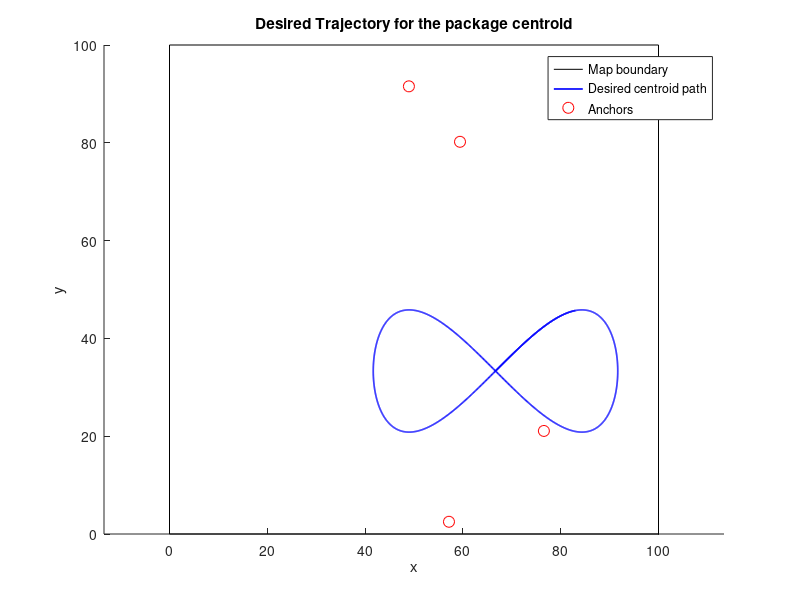

Write the MATLAB code that produced this figure. (Note: this script raises an error after producing the figure.)
%% Formation Control
% The objective of this script is to make the sworm of robot to follow a
% desired trajectory, maintaining a circle formation around the object to
% carry.
% We assume to know:
% -temporal law of the trajectory
% -robots already in the initial position perfectly around the object,
% pointing in the direction of the trajectory to follow.
% The robots have to estimate their position through an EKF algorithm that
% updates the predicted estimate with a measure of distance between the
% robots and some fixed anchors (whose positions are known). The
% orientation is treated separately, using a specific sensor.
clc; clear all; close all;

%% Simulation Parameters
Ts = 0.05;            % timestep
Tfinal = 70;           % total sim time (s)
K = round(Tfinal/Ts);
form_R = 3;           % formation radius around package centroid
%% Uncertainties
noise_std = 0.3; % [m] std on the distance measures with the anchors
sigma_theta = 0.02; % [RAD] std on the orientation measure 
Q = 0.1*eye(2); % process noise covariance (set to zero if no uncertainty on the model)

%% Building the environment (only inbound zone)
width = 100;
height = 100;
map.W = width;
map.H = height;
map.polygon = [0 0; map.W 0; map.W map.H; 0 map.H];

%% Anchors
Nanchors = 4;
anchors = zeros(Nanchors,2);
anchors(:,1) = map.W * rand(Nanchors,1);
anchors(:,2) = map.H * rand(Nanchors,1);

%% Initialization of package position (initial centroid)
Package.c(1) = map.W/1.5;
Package.c(2) = map.H/3;

%% Desired trajectory for the package (figure-eight path using Lissajous curve)
c_center = [Package.c(1); Package.c(2)];
traj_Amp = 25;                % trajectory amplitude
omega_traj = 0.1;             % angular frequency

for k = 1:K
    t = (k-1)*Ts;

    % Figure-eight trajectory (Lissajous curve)
    c_des(:,k) = c_center + [traj_Amp * sin(omega_traj * t);
                             traj_Amp * sin(2 * omega_traj * t) / 2];

    % Velocity (time derivative)
    c_des_dot(:,k) = [traj_Amp * omega_traj * cos(omega_traj * t);
                      traj_Amp * omega_traj * cos(2 * omega_traj * t)];

    % Orientation angle (continuous theta)
    if atan2(c_des_dot(2,k), c_des_dot(1,k)) >= 0
        theta_des(k) = atan2(c_des_dot(2,k), c_des_dot(1,k));
    else
        theta_des(k) = atan2(c_des_dot(2,k), c_des_dot(1,k)) + 2*pi;
    end
end


%% Plot desired trajectory and anchors (static)
fig = 0; %initialization for figure index
fig = fig+1;
figure(fig); clf; hold on; axis equal;
plot([0 map.W map.W 0 0],[0 0 map.H map.H 0],'k-'); % outline
plot(c_des(1,:),c_des(2,:),'b-','LineWidth',1.2);
plot(anchors(:,1),anchors(:,2),'ro','MarkerFaceColor','w','MarkerSize',8)
title('Desired Trajectory for the package centroid');
xlabel('x'); ylabel('y');
legend('Map boundary','Desired centroid path','Anchors');

% fig = fig+1;
% figure(fig);
% plot(linspace(1,Tfinal,length(theta_des)), theta_des(:)*180/pi);


%% Robots
Nrobots = 5;
Robots(Nrobots,1) = rob();
% Initial formation angles around the package
phi = linspace(0, 2*pi, Nrobots + 1); phi = phi(1:end-1);

%% Initial robot states (x,y,theta)
for i = 1:Nrobots
    Robots(i).id = i;
    Robots(i).x = zeros(3,1);
    Robots(i).x(1) = Package.c(1) + form_R * cos(phi(i)) + 0.2*randn(); % X
    Robots(i).x(2) = Package.c(2) + form_R * sin(phi(i)) + 0.2*randn(); % Y
    Robots(i).x(3) = theta_des(1); % heading
end

%% Initialisation for the estimation algorithm (recursive least square)
% We can't use EKF for the estimate's initialization (static situation)
for i = 1:Nrobots
    distances = sqrt(sum((anchors - [Robots(i).x(1), Robots(i).x(2)]).^2, 2));
    distances_noisy = distances + noise_std * randn(Nanchors, 1);

    [H,z,C] = trilateration(anchors, distances_noisy, 0.1);
    P = (H'*C^-1*H)^-1;
    x_ls = P*H'*C^-1*z;
    Robots(i).x_est(1) = x_ls(1);
    Robots(i).x_est(2) = x_ls(2);
    Robots(i).x_est(3) = Robots(i).x(3); % initial estimate on initial theta = exact initial theta
  
    P_values = [P, zeros(2, 1); zeros(1, 3)];
    P_values(3,3) = 0.1;
    Robots(i).P = P_values;
    
end

%% Initialisation for the control inputs
% initial zero control input
for i=1:Nrobots
    Robots(i).u = 0;
    Robots(i).omega = 0;
end

%% Controller gains and limits
k_rho   = 2.0;      % linear
k_alpha = 1.0;      % bearing
k_beta  = -1.0;     % final heading (must be negative)
v_max = 5.0;         % m/s
omega_max = 1.0;     % rad/s

%% Initialize figure for animation
fig = fig+1;
figure(fig); clf; hold on; axis equal;
plot([0 map.W map.W 0 0],[0 0 map.H map.H 0],'k-'); % outline
plot(anchors(:,1),anchors(:,2),'ro','MarkerFaceColor','w','MarkerSize',8)
h_des_path = plot(NaN,NaN,'b-'); % desired centroid path shown progressively
h_robots = gobjects(Nrobots,1);
for i=1:Nrobots
    h_robots(i) = plot(Robots(i).x(1), Robots(i).x(2), 'bo', 'MarkerFaceColor','w');
end
h_package = plot(Package.c(1), Package.c(2), 'ro', 'MarkerFaceColor','g', 'MarkerSize',8);
title('Robots following desired centroid while maintaining formation');
xlabel('x'); ylabel('y'); grid on;
legend('','Anchors','Desired Path','Robots','Package centroid','Location','bestoutside');

% define vector for actual package traj
act_traj = zeros(2,K);

%% Simulation loop
dt = Ts;
for k = 2:K
    % Current desired centroid and orientation
    % NB We make the hyp that these quantities are known
    cd = c_des(:,k);
    thd = theta_des(k);
    
    % For plotting desired path up to current time
    set(h_des_path,'XData',c_des(1,1:k),'YData',c_des(2,1:k));
    
    % For each robot compute desired formation position and control
    for i = 1:Nrobots
        % desired relative angle for this robot (rotate formation with theta_des)
        desired_theta = thd; %-> desired orientation of each robot is the same orientation of the package: to be revised!!
        desired_pos = cd + form_R * [cos(desired_theta + phi(i) - pi/2); sin(desired_theta + phi(i) - pi/2)];
        
        % Current robot state
        x_i = Robots(i).x(1);
        y_i = Robots(i).x(2);
        th_i = Robots(i).x(3);

        % Measure of distances wrt anchors and orientation
        distances = sqrt(sum((anchors - [Robots(i).x(1), Robots(i).x(2)]).^2, 2));
        distances_noisy = distances + noise_std * randn(Nanchors, 1);
        z_theta = th_i + sigma_theta*randn();

        % Estimation of position and orientation using EKF (based on the last control input)
        [Robots(i).x_est, Robots(i).P] = unicycle_ekf(Robots(i).x_est, Robots(i).P, Robots(i).u, Robots(i).omega, Ts, anchors, distances_noisy, noise_std, Q, sigma_theta, z_theta);
         % Compute (proportional) unicycle control to reach desired_pos and orientation aligned with theta_des
         % Choose type of controller:
         % 1) GPT proportional control
         % 2) Simple proportional controller

        % [Robots(i).u, Robots(i).omega] = unicycle_controller1(Robots(i).x_est, desired_pos, desired_theta, k_rho, k_alpha,k_beta, v_max, omega_max);
        [Robots(i).u, Robots(i).omega] = unicycle_controller1(Robots(i).x_est, cd, desired_theta, k_rho, k_alpha,k_beta, v_max, omega_max);
        
        % Integrate unicycle dynamics (simple Euler)
        x_i = x_i + Robots(i).u * cos(th_i) * dt;
        y_i = y_i + Robots(i).u * sin(th_i) * dt;
        th_i = wrapToPi(th_i + Robots(i).omega * dt);
        
        Robots(i).x = [x_i; y_i; th_i];
    end
    
    % Update package centroid as the mean of robot positions
    avg_state = mean(reshape([Robots.x],3,[])',1)'; % Avg robots state
    Package.c = avg_state(1:2); % Extract only the x and y components
    act_traj(:,k) = Package.c;
    
    % Update plotting
    for i=1:Nrobots
        set(h_robots(i),'XData',Robots(i).x(1),'YData',Robots(i).x(2));
    end
    set(h_package,'XData',Package.c(1),'YData',Package.c(2));
    
    drawnow limitrate nocallbacks;
end

% err_traj = sqrt((act_traj(1,:)-c_des(1,:)).^2+(act_traj(1,:)-c_des(2,:)).^2);
% fig = fig+1;
% figure(fig); hold on;
% plot(linspace(1,400,K),err_traj,'-')




%%  Controller function (proportional unicycle controller) ---

function [v, omega] = unicycle_controller1(state, p_des, th_des, ...
                                               k_rho, k_alpha, k_beta, ...
                                               v_max, omega_max)
% state : [x; y; theta]
% p_des : desired position [x; y]
% th_des: desired final heading
% gains : k_rho>0, k_alpha>0, k_beta<0 (with k_alpha > k_rho recommended)

    x = state(1); y = state(2); th = state(3);
    dx = p_des(1) - x;
    dy = p_des(2) - y;

    rho   = hypot(dx, dy);
    alpha = atan2(dy, dx) - th;         % bearing error
    alpha = atan2(sin(alpha), cos(alpha));
    beta  = th_des - th - alpha;        % heading-at-goal error
    beta  = atan2(sin(beta), cos(beta));

    % Core law (robust, Lyapunov-based)
    v     = k_rho  * rho * cos(alpha);
    omega = k_alpha* alpha + k_beta * beta;

    % Optional: slow down when turning hard (helps with noise / sharp corners)
    v = v / (1 + 0.5*abs(alpha));

    % Saturations
    v     = max(-v_max, min(v_max, v));
    omega = max(-omega_max, min(omega_max, omega));
end

function [v, omega] = unicycle_controller2(state, p_des, th_des, ...
                                               k_rho, k_alpha, k_beta, ...
                                               v_max, omega_max)
% state : [x; y; theta]
% p_des : desired position [x; y]
% th_des: desired final heading
% gains : k_rho>0, k_alpha>0 (with k_alpha > k_rho recommended)

    x = state(1); y = state(2); th = state(3);
    dx = p_des(1) - x;
    dy = p_des(2) - y;

    rho   = norm([dx, dy]);
    alpha = atan2(dy, dx) - th;         % bearing error
    alpha = atan2(sin(alpha), cos(alpha));

    % Core law (simple proportional)
    v     = k_rho  * rho;
    omega = k_alpha* alpha;
end

%% Function for angle conversion
function t = wrapToPi(t)
    t = atan2(sin(t), cos(t));
end

%% Extended Kalman filter
function [state_est, P_est] = unicycle_ekf( ...
    state, P, v, omega, dt, anchors, distances, noise_std, Q, sigma_theta, z_theta)
% state = [x; y; theta]
% P     = 3x3 covariance
% v, omega = control inputs (omega used for prediction only)
% dt = timestep
% anchors = Nx2 anchor positions
% distances = Nx1 measured ranges to anchors
% noise_std = std of individual range measurements (used by trilateration)
% Q = 3x3 process noise covariance
% sigma_theta = std of the orientation sensor (rad)
% z_theta = measured orientation (rad) from the orientation sensor

    % --- Prediction ---
    x = state(1);
    y = state(2);
    th = state(3);

    % Nonlinear motion model
    x_pred  = x + v*dt*cos(th);
    y_pred  = y + v*dt*sin(th);
    th_pred = th + omega*dt;

    state_pred = [x_pred; y_pred; th_pred];

    % Jacobian A = df/dx evaluated at current state
    A = [1, 0, -v*dt*sin(th);
         0, 1,  v*dt*cos(th);
         0, 0,  1];
    % Jacobian G (effect of disturbances on the model)
    G = [ dt*cos(th), 0; 
          dt*sin(th), 0;
                0      , dt ];
    % Predicted covariance
    P_pred = A * P * A' + G * Q * G';

    % --- Measurement (trilateration for x,y) ---
    % trilateration returns H_xy (m-1 x 2), z_tril ((m-1)x1), and C ((m-1)x(m-1))
    [H_xy, z_tril, C] = trilateration(anchors, distances, noise_std);

    % Number of pseudo-range equations
    m = size(H_xy,1);

    % Extend H to include theta state and add orientation measurement row
    H_pos_extended = [H_xy, zeros(m,1)];   % m x 3
    H_theta = [0, 0, 1];                   % 1 x 3

    % Stack H and z
    H = [H_pos_extended; H_theta];         % (m+1) x 3
    z_stack = [z_tril; z_theta];           % (m+1) x 1

    % Predicted measurement (h) for the stack:
    h_pos = H_xy * state_pred(1:2);        % m x 1
    h_theta = state_pred(3);               % 1 x 1
    h_stack = [h_pos; h_theta];            % (m+1) x 1

    % Innovation (measurement residual)
    y_innov = z_stack - h_stack;

    % Normalize angular innovation (last element) to [-pi,pi]
    y_innov(end) = atan2(sin(y_innov(end)), cos(y_innov(end)));

    % Measurement covariance (stacked): trilateration C and orientation sigma
    C_new = blkdiag(C, sigma_theta^2);         % (m+1) x (m+1)

    % Kalman gain
    S = H * P_pred * H' + C_new;
    K = P_pred * H' / S;

    % State update
    dx = K * y_innov;
    state_est = state_pred + dx;

    % Normalize estimated theta to [-pi,pi]
    state_est(3) = atan2(sin(state_est(3)), cos(state_est(3)));

    % Covariance update (Joseph form can be used for numerical stability)
    I = eye(size(P));
    P_est = (I - K*H) * P_pred * (I - K*H)' + K * C_new * K';
end

%% trilateration function 
function [H,z,C] = trilateration(anchors, distances, noise_std)
    % Number of anchors
    n = size(anchors, 1);
    
    % Initialize matrices
    H = zeros(n-1, 2);
    z = zeros(n-1, 1);
    C = zeros(n-1);
    
    % Iterate over all anchors
    for i = 1:n-1
        % Fill the matrices
        H(i, :) = 2*[anchors(i+1, 1) - anchors(i, 1), anchors(i+1, 2) - anchors(i, 2)];
        z(i) = - distances(i+1)^2  + distances(i)^2 + anchors(i+1, 1)^2 - anchors(i, 1)^2 + anchors(i+1, 2)^2 - anchors(i, 2)^2;
        % Fill the covariance matrix
        if i == 1
            C(i,i) = 4 * noise_std^2 * (distances(i+1)^2 + distances(i)^2);
            if n > 2
                C(i,i+1) = -4 * noise_std^2 * distances(i+1)^2;
            end
        elseif i < n-1
            C(i,i-1) = -4 * noise_std^2 * distances(i)^2;
            C(i,i) = 4 * noise_std^2 * (distances(i+1)^2 + distances(i)^2);
            C(i,i+1) = -4 * noise_std^2 * distances(i+1)^2;
        else
            C(i,i-1) = -4 * noise_std^2 * distances(i)^2;
            C(i,i) = 4 * noise_std^2 * (distances(i+1)^2 + distances(i)^2);
        end
    end
end
